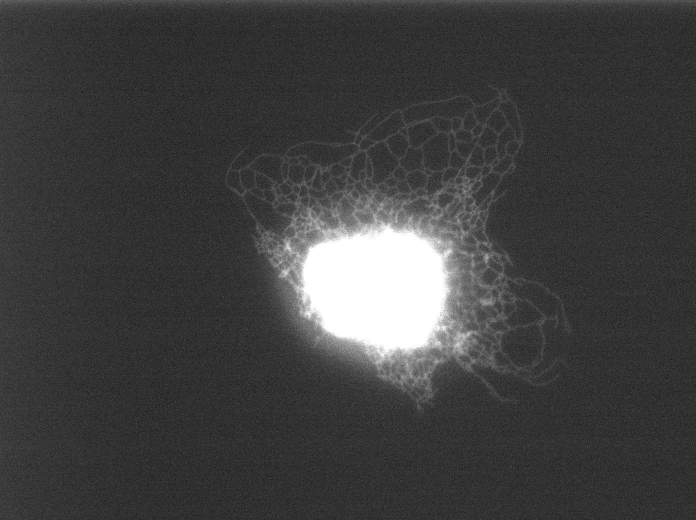
#> input picture ipa/processing/segmentation/segmentation_sim_wfm/ERNet/testdata/input/190624_COS7_3_LAMP1-mCherry_ER-YFP_optokin_2s_40x_1pt5_01_2_MMStack_Pos0-10000.png, 1392 x 1040 px (shown at 1/2 size)
$ python -i sim_isg_traditional_baseline.py   (imports and definitions only)
#> lines starting #> are read from the running program, lines starting #| are printed output that depends on the picture; after the words box and inside, x2 and y2 are one past the last pixel; in counts of white or black regions, pixels touching at a corner belong together
# filepath: d:\Gitspace\ipa_full\iPA\ipa\processing\segmentation\segmentation_sim_wfm\model_sim_isg_instance\sim_isg_traditional_baseline.py
"""
SIM ISG传统图像处理基线方法
使用Watershed、阈值分割、形态学操作等传统方法进行ISG分割
用于与Mask R-CNN进行对比评估
"""

import cv2 as cv
import numpy as np
import os
import json
import argparse
import time
import logging
from pathlib import Path
from PIL import Image
from sklearn.metrics import precision_recall_fscore_support
from scipy import ndimage
from skimage import morphology, segmentation, measure, filters
from skimage.segmentation import watershed
import matplotlib.pyplot as plt
from tqdm import tqdm
import sys

# 导入配置
try:
    from traditional_configs import get_config, list_configs
except ImportError:
    print("Warning: traditional_configs.py not found, using default config")
    # [11 lines left out: function get_config, not called in this run]
    def list_configs():
        return ['base']


# 简单的局部最大值检测实现
def find_local_maxima(image, min_distance=1, threshold_abs=None):
    """局部最大值检测"""
    if threshold_abs is None:
        threshold_abs = 0.1 * image.max()

    try:
        # 尝试使用scipy的maximum_filter
        from scipy.ndimage import maximum_filter
        local_maxima = maximum_filter(image, size=min_distance*2+1) == image
        local_maxima = local_maxima & (image > threshold_abs)
        coords = np.where(local_maxima)
        return coords
    except ImportError:
        # 手动实现
        peaks = []
        h, w = image.shape
        half_dist = min_distance // 2

        for y in range(half_dist, h - half_dist):
            for x in range(half_dist, w - half_dist):
                if image[y, x] > threshold_abs:
                    # 检查是否为局部最大值
                    local_region = image[y-half_dist:y+half_dist+1,
                                       x-half_dist:x+half_dist+1]
                    if image[y, x] == local_region.max():
                        peaks.append((y, x))

        if peaks:
            peaks = list(zip(*peaks))
            return (np.array(peaks[0]), np.array(peaks[1]))
        else:
            return (np.array([]), np.array([]))


class TraditionalISGSegmentation:
    """传统图像处理方法的ISG分割器"""

    def __init__(self, method='watershed_combined', config=None):
        """
        初始化分割器
        Args:
            method: 分割方法 ('threshold', 'watershed', 'watershed_combined', 'adaptive_threshold')
            config: 方法配置参数 (dict) 或配置名称 (str)
        """
        self.method = method

        # 处理配置参数
        if isinstance(config, str):
            # 如果config是字符串，从配置文件加载
            self.config = get_config(config)
        elif isinstance(config, dict):
            # 如果config是字典，直接使用
            self.config = config
        else:
            # 使用默认配置
            self.config = self._get_default_config()

    def _get_default_config(self):
        """获取默认配置参数"""
        return {
            # 预处理参数
            'gaussian_blur_kernel': 3,
            'median_filter_size': 3,

            # 阈值分割参数
            'threshold_method': 'otsu',  # 'otsu', 'adaptive', 'manual'
            'manual_threshold': 128,
            'adaptive_block_size': 11,
            'adaptive_c': 2,

            # Watershed参数
            'watershed_connectivity': 2,
            'min_distance': 10,  # 局部最大值之间的最小距离
            'watershed_threshold': 0.3,  # 距离变换的阈值比例

            # 形态学操作参数
            'opening_kernel_size': 3,
            'closing_kernel_size': 5,
            'erosion_iterations': 1,
            'dilation_iterations': 2,

            # 后处理参数
            'min_area': 50,  # 最小连通区域面积
            'max_area': 10000,  # 最大连通区域面积
            'min_solidity': 0.3,  # 最小凸度
            'aspect_ratio_range': (0.3, 3.0),  # 长宽比范围

            # ISG特异性参数
            'circularity_threshold': 0.4,  # 圆形度阈值
            'use_shape_filter': True,  # 是否使用形状过滤
        }

    def preprocess_image(self, image):
        """图像预处理"""
        if len(image.shape) == 3:
            # 转为灰度图
            gray = cv.cvtColor(image, cv.COLOR_RGB2GRAY)
        else:
            gray = image.copy()

        # 高斯模糊去噪
        if self.config['gaussian_blur_kernel'] > 0:
            gray = cv.GaussianBlur(gray,
                                 (self.config['gaussian_blur_kernel'], self.config['gaussian_blur_kernel']),
                                 0)

        # 中值滤波
        if self.config['median_filter_size'] > 0:
            gray = cv.medianBlur(gray, self.config['median_filter_size'])

        return gray

    def threshold_segmentation(self, gray_image):
        """阈值分割方法"""
        if self.config['threshold_method'] == 'otsu':
            _, binary = cv.threshold(gray_image, 0, 255, cv.THRESH_BINARY + cv.THRESH_OTSU)
        elif self.config['threshold_method'] == 'adaptive':
            binary = cv.adaptiveThreshold(gray_image, 255, cv.ADAPTIVE_THRESH_GAUSSIAN_C,
                                        cv.THRESH_BINARY,
                                        self.config['adaptive_block_size'],
                                        self.config['adaptive_c'])
        else:  # manual
            _, binary = cv.threshold(gray_image, self.config['manual_threshold'], 255, cv.THRESH_BINARY)

        return binary

    def watershed_segmentation(self, gray_image):
        """Watershed分割方法"""
        # 阈值分割得到前景
        binary = self.threshold_segmentation(gray_image)

        # 形态学操作
        kernel = cv.getStructuringElement(cv.MORPH_ELLIPSE,
                                        (self.config['opening_kernel_size'],
                                         self.config['opening_kernel_size']))
        opening = cv.morphologyEx(binary, cv.MORPH_OPEN, kernel)

        # 如果没有前景像素，直接返回
        if np.sum(opening) == 0:
            return np.zeros_like(gray_image, dtype=np.int32), binary

        # 距离变换
        dist_transform = cv.distanceTransform(opening, cv.DIST_L2, 5)

        # 寻找局部最大值作为种子点
        local_maxima_coords = find_local_maxima(dist_transform,
                                       min_distance=self.config['min_distance'],
                                       threshold_abs=dist_transform.max() * self.config['watershed_threshold'])

        # 创建标记
        markers = np.zeros_like(dist_transform, dtype=np.int32)
        if len(local_maxima_coords[0]) > 0:
            markers[local_maxima_coords[0], local_maxima_coords[1]] = np.arange(1, len(local_maxima_coords[0]) + 1)

        # 如果没有找到种子点，使用形态学方法
        if np.max(markers) == 0:
            # 确定背景
            sure_bg = cv.dilate(opening, kernel, iterations=3)
            # 确定前景
            if dist_transform.max() > 0:
                dist_transform_norm = (dist_transform / dist_transform.max() * 255).astype(np.uint8)
                _, sure_fg = cv.threshold(dist_transform_norm, int(0.7 * dist_transform_norm.max()), 255, 0)
                sure_fg = np.uint8(sure_fg)

                # 找到连通区域作为标记
                num_labels, labels = cv.connectedComponents(np.array(sure_fg, dtype=np.uint8))
                markers = labels

        # 如果仍然没有标记，返回简单的连通区域
        if np.max(markers) == 0:
            num_labels, watersheds = cv.connectedComponents(opening)
            return watersheds, binary

        # 应用watershed
        # 需要3通道图像用于watershed
        if len(gray_image.shape) == 2:
            img_for_watershed = cv.cvtColor(gray_image, cv.COLOR_GRAY2BGR)
        else:
            img_for_watershed = gray_image

        watersheds = cv.watershed(img_for_watershed, markers)

        return watersheds, binary

    def combined_watershed_threshold(self, gray_image):
        """组合Watershed和阈值的方法"""
        # 先用阈值分割得到粗略区域
        binary = self.threshold_segmentation(gray_image)

        # 形态学操作清理
        kernel_open = cv.getStructuringElement(cv.MORPH_ELLIPSE,
                                              (self.config['opening_kernel_size'],
                                               self.config['opening_kernel_size']))
        binary_clean = cv.morphologyEx(binary, cv.MORPH_OPEN, kernel_open)

        kernel_close = cv.getStructuringElement(cv.MORPH_ELLIPSE,
                                               (self.config['closing_kernel_size'],
                                                self.config['closing_kernel_size']))
        binary_clean = cv.morphologyEx(binary_clean, cv.MORPH_CLOSE, kernel_close)

        # 在清理后的二值图像上应用watershed进一步分离
        if np.sum(binary_clean) > 0:  # 确保有前景像素
            try:
                watersheds, _ = self.watershed_segmentation(gray_image * (binary_clean > 0).astype(np.uint8))

                # 将watershed结果与原始阈值结果结合
                final_mask = np.zeros_like(binary_clean)
                for label in np.unique(watersheds):
                    if label <= 0:  # 跳过背景和边界
                        continue
                    region_mask = (watersheds == label)
                    if np.sum(region_mask) >= self.config['min_area']:
                        final_mask[region_mask] = 255
            except Exception as e:
                print(f"Watershed failed, using binary mask: {e}")
                final_mask = binary_clean
        else:
            final_mask = binary_clean

        return final_mask

    # [18 lines left out: function adaptive_threshold_method, not called in this run]

    def filter_by_shape_properties(self, labeled_image):
        """根据形状属性过滤连通区域"""
        filtered_labels = np.zeros_like(labeled_image)
        regions = measure.regionprops(labeled_image)

        valid_label = 1
        for region in regions:
            area = region.area

            # 面积过滤
            if area < self.config['min_area'] or area > self.config['max_area']:
                continue

            # 形状特征过滤
            if self.config['use_shape_filter']:
                # 长宽比
                bbox_height = region.bbox[2] - region.bbox[0]
                bbox_width = region.bbox[3] - region.bbox[1]
                aspect_ratio = max(bbox_height, bbox_width) / max(min(bbox_height, bbox_width), 1)

                if not (self.config['aspect_ratio_range'][0] <= aspect_ratio <= self.config['aspect_ratio_range'][1]):
                    continue

                # 凸度
                if region.solidity < self.config['min_solidity']:
                    continue

                # 圆形度 (4π*面积/周长²)
                if region.perimeter > 0:
                    circularity = 4 * np.pi * area / (region.perimeter ** 2)
                    if circularity < self.config['circularity_threshold']:
                        continue

            # 保留满足条件的区域
            mask = labeled_image == region.label
            filtered_labels[mask] = valid_label
            valid_label += 1

        return filtered_labels

    def segment(self, image):
        """执行分割"""
        # 预处理
        gray = self.preprocess_image(image)

        # 根据方法选择分割算法
        try:
            if self.method == 'threshold':
                mask = self.threshold_segmentation(gray)
            elif self.method == 'watershed':
                watersheds, binary = self.watershed_segmentation(gray)
                mask = (watersheds > 0).astype(np.uint8) * 255
            elif self.method == 'watershed_combined':
                mask = self.combined_watershed_threshold(gray)
            elif self.method == 'adaptive_threshold':
                mask = self.adaptive_threshold_method(gray)
            else:
                raise ValueError(f"Unknown method: {self.method}")

            # 连通区域标记
            if mask is None or np.sum(mask) == 0:
                return np.zeros_like(gray, dtype=np.int32)

            num_labels, labeled_mask = cv.connectedComponents(mask.astype(np.uint8))

            # 形状属性过滤
            filtered_labeled = self.filter_by_shape_properties(labeled_mask)

            return filtered_labeled

        except Exception as e:
            print(f"Segmentation failed: {e}")
            return np.zeros_like(gray, dtype=np.int32)

    # [61 lines left out: functions extract_instances, _calculate_confidence_score, not called in this run]


class TraditionalISGEvaluator:
    """传统方法评估器 - 与Mask R-CNN保持一致的评估指标"""

    # [368 lines left out: functions __init__, load_image, get_ground_truth, compute_metrics, evaluate_subset, evaluate_full and 2 more, not called in this run]


# [2 lines not run here, left out]

>>> import cv2
>>> picture = cv2.cvtColor(cv2.imread('../ERNet/testdata/input/190624_COS7_3_LAMP1-mCherry_ER-YFP_optokin_2s_40x_1pt5_01_2_MMStack_Pos0-10000.png'), cv2.COLOR_BGR2RGB)
#> picture is the input picture: shape (1040, 1392, 3); min 2, max 255, mean 63.8
>>> result = TraditionalISGSegmentation().segment(picture)
#> in threshold_segmentation, `_, binary = cv.threshold(gray_image, 0, 255, cv.THRESH_BINARY + cv.THR..`:
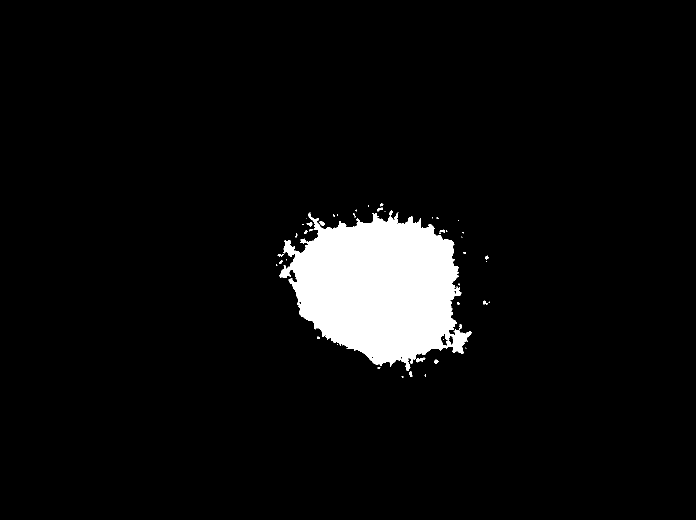
#> binary: shape (1040, 1392) (shown at 1/2 size); 5.4% white; 48 white regions (29 under 20 px), largest, box (x1, y1, x2, y2) and area: (559, 421, 943, 742) 77743, (832, 715, 851, 725) 103, (639, 442, 650, 451) 63
#> in combined_watershed_threshold, `binary_clean = cv.morphologyEx(binary, cv.MORPH_OPEN, kernel_open)`: binary_clean: shape (1040, 1392); 5.4% white; 35 white regions (17 under 20 px), largest, box (x1, y1, x2, y2) and area: (559, 426, 943, 742) 77574, (832, 715, 851, 725) 102, (639, 442, 650, 451) 63
#> in combined_watershed_threshold, `binary_clean = cv.morphologyEx(binary_clean, cv.MORPH_CLOSE, kernel_cl..`: binary_clean: shape (1040, 1392); 5.5% white; 23 white regions (13 under 20 px), largest, box (x1, y1, x2, y2) and area: (559, 421, 943, 754) 78552, (966, 601, 980, 609) 53, (868, 719, 877, 727) 49
#> in watershed_segmentation, `opening = cv.morphologyEx(binary, cv.MORPH_OPEN, kernel)`: opening: shape (1040, 1392); 5.5% white; 30 white regions (15 under 20 px), largest, box (x1, y1, x2, y2) and area: (559, 426, 943, 742) 78330, (878, 459, 895, 468) 65, (868, 719, 877, 727) 49
#> in watershed_segmentation, `dist_transform = cv.distanceTransform(opening, cv.DIST_L2, 5)`:
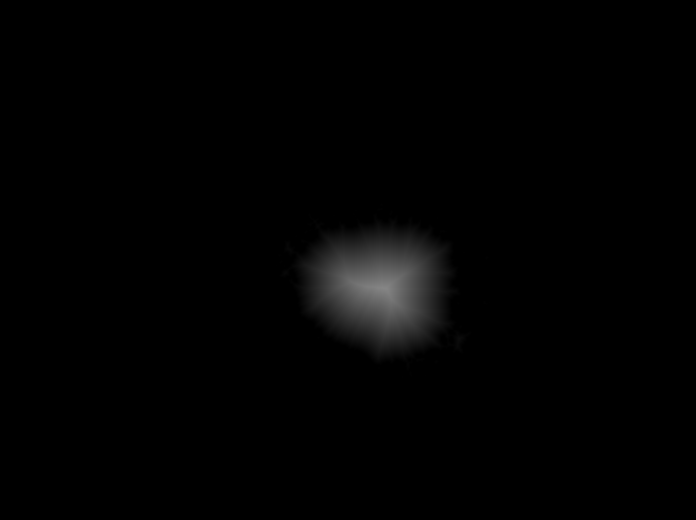
#> dist_transform: shape (1040, 1392) float32 (shown at 1/2 size); min 0, max 133.6, mean 2.4
#> in find_local_maxima, `local_maxima = maximum_filter(image, size=min_distance*2+1) == image`:
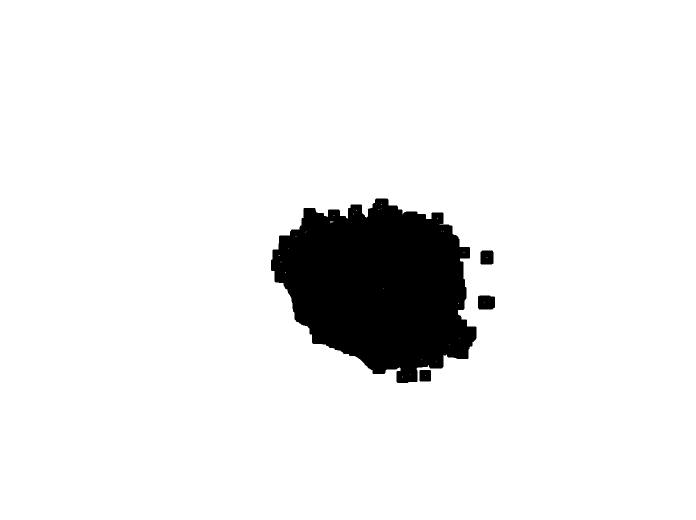
#> local_maxima: shape (1040, 1392) bool (shown at 1/2 size); 92.6% white; 4 black regions, box (x1, y1, x2, y2) and area: (542, 397, 953, 766) 104718, (956, 591, 990, 619) 910, (961, 501, 987, 529) 711, (839, 740, 862, 763) 524
#> in find_local_maxima, `local_maxima = local_maxima & (image > threshold_abs)`:
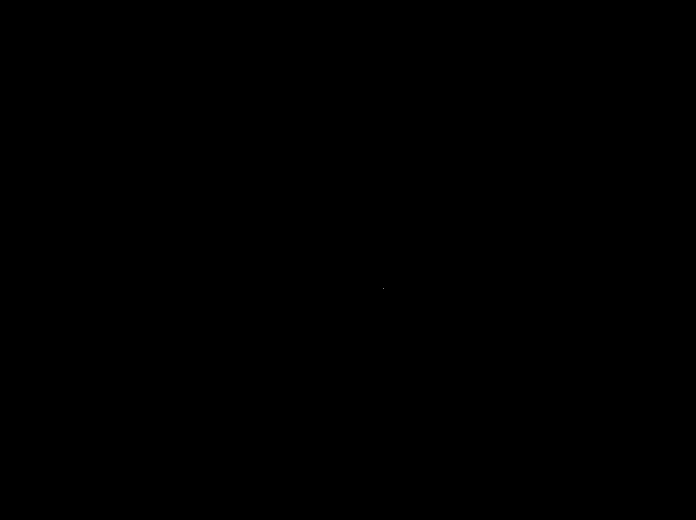
#> local_maxima: shape (1040, 1392) bool (shown at 1/2 size); 0% white in thin lines or dots, all inside (x1, y1, x2, y2) = (767, 576, 768, 577)
#> in find_local_maxima, `coords = np.where(local_maxima)`: coords = ([576], [767])
#> in watershed_segmentation, `watersheds = cv.watershed(img_for_watershed, markers)`:
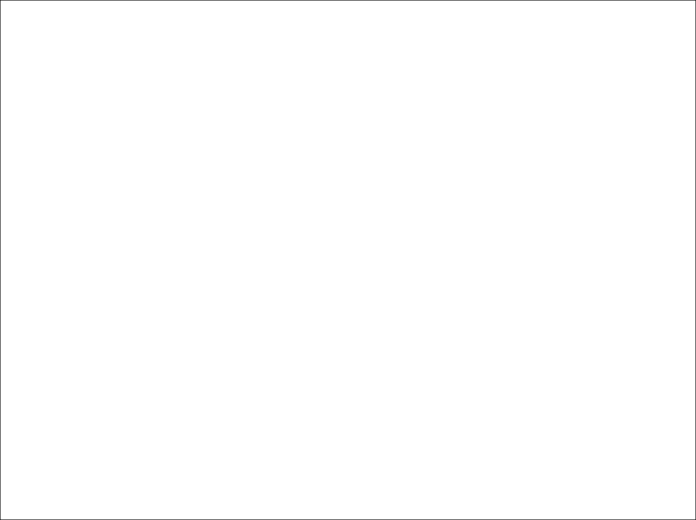
#> watersheds: shape (1040, 1392) int32 (shown at 1/2 size); values -1 (black) and 1 (white), 99.7% white; black in thin lines or dots
#> the loop in combined_watershed_threshold, `for label in np.unique(watersheds):` made 2 passes
#> label on pass 1: -1
#> after the loop in combined_watershed_threshold, `for label in np.unique(watersheds):`: final_mask: shape (1040, 1392); 99.7% white; black in thin lines or dots
#> in segment, `num_labels, labeled_mask = cv.connectedComponents(mask.astype(np.uint8))`: num_labels = 2
#> in filter_by_shape_properties, `regions = measure.regionprops(labeled_image)`: regions = 1 regions; box (x1, y1, x2, y2) and area: (1, 1, 1391, 1039) 1442820
#> the loop in filter_by_shape_properties, `for region in regions:` made 1 pass
#> area on pass 1: 1442820
#> after the loop in filter_by_shape_properties, `for region in regions:`: filtered_labels: shape (1040, 1392) int32; every value is 0
#> after the loop in filter_by_shape_properties, `for region in regions:`: valid_label = 1
